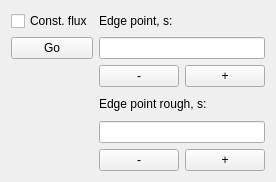
<?xml version="1.0" encoding="UTF-8"?>
<ui version="4.0">
 <class>Form_ConstFlux</class>
 <widget class="QWidget" name="Form_ConstFlux">
  <property name="geometry">
   <rect>
    <x>0</x>
    <y>0</y>
    <width>256</width>
    <height>182</height>
   </rect>
  </property>
  <property name="windowTitle">
   <string>Const Flux</string>
  </property>
  <layout class="QGridLayout" name="gridLayout">
   <item row="0" column="0">
    <widget class="QCheckBox" name="checkBox">
     <property name="text">
      <string>Const. flux</string>
     </property>
    </widget>
   </item>
   <item row="0" column="1">
    <widget class="QLabel" name="label">
     <property name="text">
      <string>Edge point, s:</string>
     </property>
    </widget>
   </item>
   <item row="1" column="0">
    <widget class="QPushButton" name="pushButton">
     <property name="text">
      <string>Go</string>
     </property>
    </widget>
   </item>
   <item row="1" column="1" colspan="2">
    <widget class="QLineEdit" name="lineEdit"/>
   </item>
   <item row="2" column="1">
    <widget class="QPushButton" name="pushButton_2">
     <property name="text">
      <string>-</string>
     </property>
    </widget>
   </item>
   <item row="2" column="2">
    <widget class="QPushButton" name="pushButton_3">
     <property name="text">
      <string>+</string>
     </property>
    </widget>
   </item>
   <item row="3" column="1" colspan="2">
    <widget class="QLabel" name="label_2">
     <property name="text">
      <string>Edge point rough, s:</string>
     </property>
    </widget>
   </item>
   <item row="4" column="1" colspan="2">
    <widget class="QLineEdit" name="lineEdit_2"/>
   </item>
   <item row="5" column="1">
    <widget class="QPushButton" name="pushButton_4">
     <property name="text">
      <string>-</string>
     </property>
    </widget>
   </item>
   <item row="5" column="2">
    <widget class="QPushButton" name="pushButton_5">
     <property name="text">
      <string>+</string>
     </property>
    </widget>
   </item>
  </layout>
 </widget>
 <resources/>
 <connections>
  <connection>
   <sender>checkBox</sender>
   <signal>stateChanged(int)</signal>
   <receiver>Form_ConstFlux</receiver>
   <slot>addConstFluxTrig(int)</slot>
   <hints>
    <hint type="sourcelabel">
     <x>12</x>
     <y>18</y>
    </hint>
    <hint type="destinationlabel">
     <x>30</x>
     <y>72</y>
    </hint>
   </hints>
  </connection>
  <connection>
   <sender>pushButton</sender>
   <signal>clicked()</signal>
   <receiver>Form_ConstFlux</receiver>
   <slot>addConstFluxGo()</slot>
   <hints>
    <hint type="sourcelabel">
     <x>66</x>
     <y>46</y>
    </hint>
    <hint type="destinationlabel">
     <x>22</x>
     <y>61</y>
    </hint>
   </hints>
  </connection>
  <connection>
   <sender>pushButton_2</sender>
   <signal>clicked()</signal>
   <receiver>Form_ConstFlux</receiver>
   <slot>edgePointMinus()</slot>
   <hints>
    <hint type="sourcelabel">
     <x>149</x>
     <y>77</y>
    </hint>
    <hint type="destinationlabel">
     <x>195</x>
     <y>9</y>
    </hint>
   </hints>
  </connection>
  <connection>
   <sender>pushButton_3</sender>
   <signal>clicked()</signal>
   <receiver>Form_ConstFlux</receiver>
   <slot>edgePointPlus()</slot>
   <hints>
    <hint type="sourcelabel">
     <x>227</x>
     <y>72</y>
    </hint>
    <hint type="destinationlabel">
     <x>240</x>
     <y>20</y>
    </hint>
   </hints>
  </connection>
  <connection>
   <sender>pushButton_4</sender>
   <signal>clicked()</signal>
   <receiver>Form_ConstFlux</receiver>
   <slot>edgePointMinusR()</slot>
   <hints>
    <hint type="sourcelabel">
     <x>126</x>
     <y>158</y>
    </hint>
    <hint type="destinationlabel">
     <x>20</x>
     <y>105</y>
    </hint>
   </hints>
  </connection>
  <connection>
   <sender>pushButton_5</sender>
   <signal>clicked()</signal>
   <receiver>Form_ConstFlux</receiver>
   <slot>edgePointPlusR()</slot>
   <hints>
    <hint type="sourcelabel">
     <x>205</x>
     <y>165</y>
    </hint>
    <hint type="destinationlabel">
     <x>48</x>
     <y>140</y>
    </hint>
   </hints>
  </connection>
 </connections>
 <slots>
  <slot>addConstFluxGo()</slot>
  <slot>addConstFluxTrig(int)</slot>
  <slot>edgePointPlus()</slot>
  <slot>edgePointMinus()</slot>
  <slot>edgePointPlusR()</slot>
  <slot>edgePointMinusR()</slot>
 </slots>
</ui>
